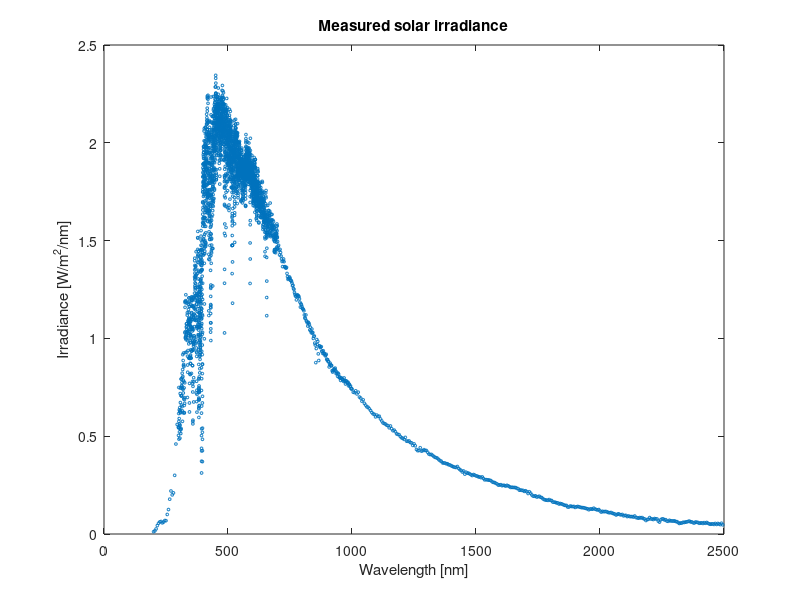
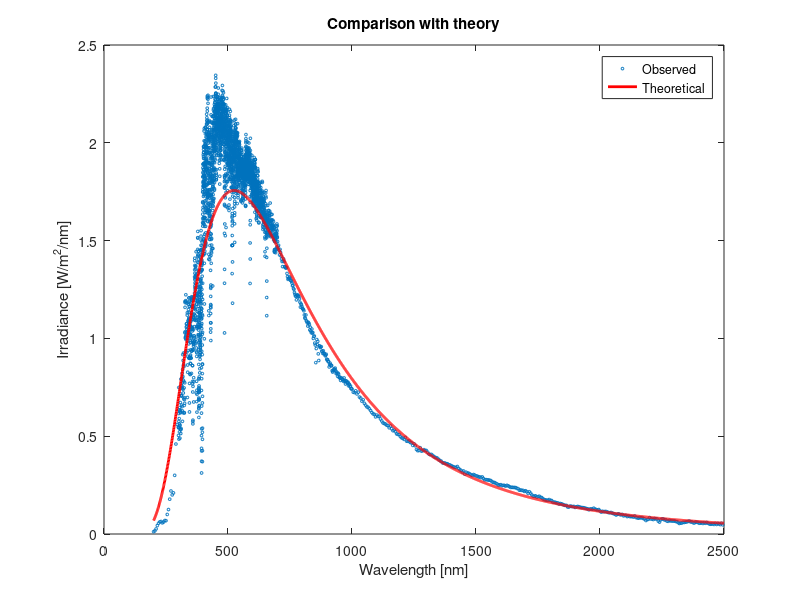

MATLAB code to generate these figures, in order:
%% Solution to _Solar Radiation II _exercise
%% 1. Load data

load solar

%% 2. Create plot of raw data

figure
plot(lambda,irrad,'o','MarkerSize',2)
xlabel('Wavelength [nm]')
ylabel('Irradiance [W/m^2/nm]')
title('Measured solar irradiance')

%% 3. Create vector

lam_th = 200:2500;

%% 4. Calculate spectrum

alpha = 9.9214e15;
beta = 2604.1;
I_th = alpha./(lam_th.^5.*(exp(beta./lam_th)-1));

%% 5. Create second plot with theorectical curve

figure
plot(lambda,irrad,'o','MarkerSize',2)
hold on
plot(lam_th,I_th,'r','LineWidth',2)
hold off
xlabel('Wavelength [nm]')
ylabel('Irradiance [W/m^2/nm]')
title('Comparison with theory')
legend('Observed','Theoretical')

%% 6. Determine solar constant

SolConst = sum(I_th);
disp(['Solar constant is ',num2str(SolConst/1000),' kW/m^2'])